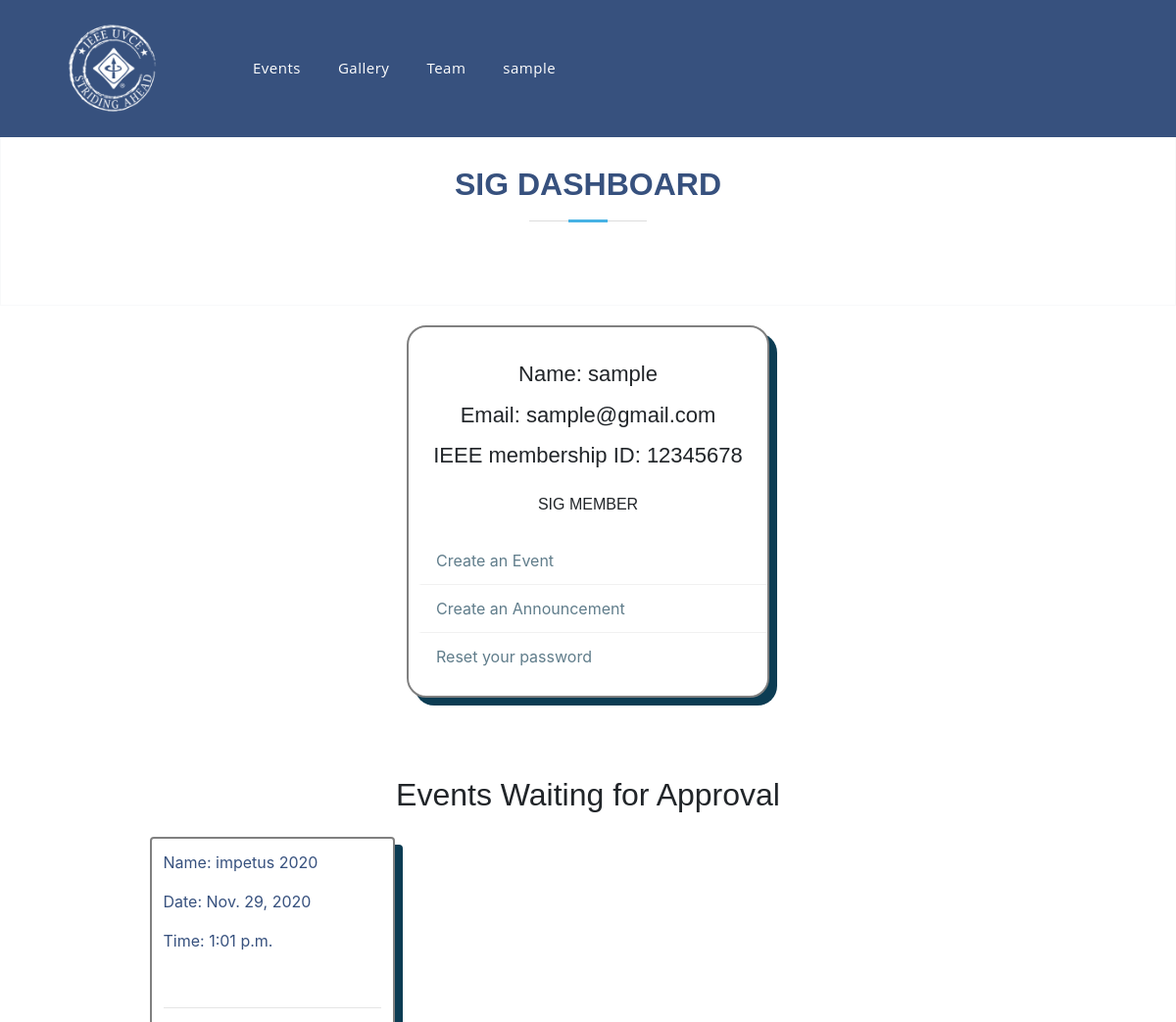
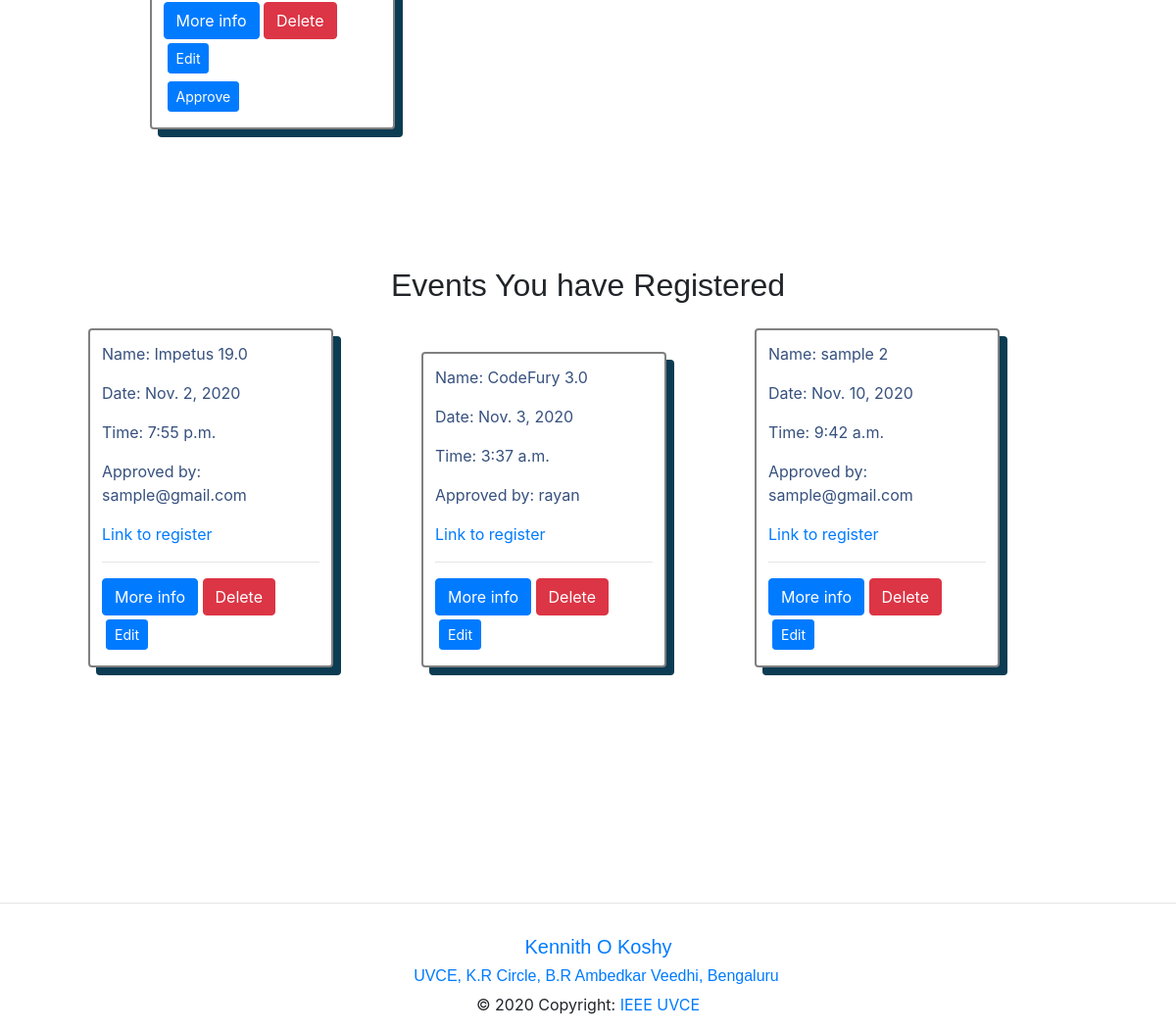
Page /events/db_ev (signed in) on the committed database (2 pictures, top to bottom).
### accounts/models.py (models this page shows, shortened)
class Account(AbstractBaseUser):
    email = models.EmailField(verbose_name='email', max_length=60, unique=True)
    username = models.CharField(max_length=30, unique=True)
    date_joined = models.DateTimeField(
        verbose_name='date joined', auto_now_add=True)
    last_login = models.DateTimeField(verbose_name='last login', auto_now=True)
    is_admin = models.BooleanField(default=False)
    is_active = models.BooleanField(default=True)
    is_staff = models.BooleanField(default=False)
    is_superuser = models.BooleanField(default=False)
    is_sig_head = models.BooleanField(default=False)
    membership_no = models.CharField(null=True,
                                     blank=True, default=" ", max_length=8)
    USERNAME_FIELD = 'email'
    REQUIRED_FIELDS = ['username', 'membership_no', 'is_sig_head']
    objects = MyAccountManager()

### events/models.py (models this page shows, shortened)
class Event(models.Model):
    event_name = models.CharField(max_length=100)
    slug = models.SlugField()
    date = models.DateField()
    time = models.TimeField()
    location = models.CharField(max_length=100)
    reg = models.URLField()
    description = models.TextField(max_length=1000, blank=True)
    created = models.DateTimeField(auto_now_add=True)
    orgzer = models.CharField(max_length=40)
    winners = models.TextField(blank=True, default='Not Yet Decided')
    author = models.ForeignKey(User, default=None, on_delete=models.CASCADE)
    is_approved = models.BooleanField(default=False, blank=True)
    approved_by = models.CharField(
        max_length=40,  null=True, blank=True, default=" ")
    class Meta:
        verbose_name = "Event"
        verbose_name_plural = "Events"

### events/views.py (the view)
# urls.py: path('db_ev', views.sig_view, name="dashboard"),
@login_required(login_url="/accounts/login/")
def sig_view(request):
    user = request.user
    events = Event.objects.filter(author=user)
    approval = Event.objects.filter(is_approved=False).exclude(author=user)
    context = {
        'events': events,
    }
    if request.user.is_superuser or request.user == 'WEB DEV SIG IEEE' or request.user.username == 'Approval Team':
        context['approval'] = approval
    else:
        context['approval'] = None
    if request.user.is_sig_head:
        return render(request, 'events/events_dashboard.html', context)
    return redirect('articles:s_dashboard')

### events/templates/events/events_dashboard.html (shortened to what this page needs)
{% extends 'base.html' %} {% block content %}
<section id="skills" class="skills text-center border border-light p-5">
  <div class="container" data-aos="fade-up">
    <div class="section-title pb-3">
      <h2>SIG DASHBOARD</h2>
    </div>
  </div>
</section>
<div class="col-sm-6 col-md-4 user" data-aos="fade-up">
  <div class="div-box">
    <h3 class="User-name">Name: {{request.user.username}}</h3>
    <h3 class="User-name">Email: {{request.user.email }}</h3>
    <h3 class="User-name">
      {% if request.user.membership_id != ' ' %} IEEE membership ID:
      {{request.user.membership_no}} {% endif %}
    </h3>
    <h4 class="designation" style="padding: 16px">
      {% if request.user.is_sig_head %} SIG MEMBER{% else %} Student {% endif %}
    </h4>
    <div class="profile-details">
      <ul>
        <li>
          <a href="{% url 'articles:create' %}"></i> Create an Event</a>
        </li>
        <li>
          <a href="{% url 'articles:update' %}"></i> Create an Announcement</a>
        </li>
        <li>
          <a href="{% url 'reset_password' %}"></i>Reset your password</a>
        </li>
      </ul>
    </div>
  </div>
</div>
{% if approval %}
<section id="skills" class="skills">
  <div class="container" data-aos="fade-up">
    <div class="text-center pb-3">
      <h2>Events Waiting for Approval</h2>
    </div>
    <div class="event-container">
      {% for event in approval %}
      <div class="event">
        <p>Name: {{ event.event_name }}</p>
        <p>Date: {{ event.date }}</p>
        <p>Time: {{ event.time }}</p>
        <br />
        <hr />
        <a href="{% url 'articles:detail' slug=event.slug %}" class="btn btn-primary">More info</a>
        <a href="{% url 'articles:delete' slug=event.slug %}" class="btn btn-danger">Delete</a>
        <a href="{% url 'articles:edit' slug=event.slug %}" class="btn btn-primary btn-sm m-1">Edit</a>
        {% if event.is_approved == False %}
        <form action="{% url 'articles:approve' slug=event.slug %}" method="POST">
          <button type="submit" class="btn btn-primary btn-sm m-1">Approve</button>
        </form>
        {% else %}
        <button class="btn btn-primary btn-sm m-1">Approved</button>
        {% endif %}
      </div>
      {% endfor %}
    </div>
  </div>
</section>
{% endif %}
<section id="skills" class="skills">
  <div class="container" data-aos="fade-up">
    <div class="text-center pb-3">
      <h2>Events You have Registered</h2>
    </div>
    <div class="event-container">
      {% for event in events %}
      <div class="event">
        <p>Name: {{ event.event_name }}</p>
        <p>Date: {{ event.date }}</p>
        <p>Time: {{ event.time }}</p>
        <p>Approved by: {{ event.approved_by }}</p>
        <a href="{{event.reg}}">Link to register</a>
        <br />
        <hr />
        <a href="{% url 'articles:detail' slug=event.slug %}" class="btn btn-primary">More info</a>
        <a href="{% url 'articles:delete' slug=event.slug %}" class="btn btn-danger">Delete</a>
        <a href="{% url 'articles:edit' slug=event.slug %}" class="btn btn-primary btn-sm m-1">Edit</a>
      </div>
      {% endfor %}
    </div>
  </div>
</section>
{% endblock %}

### templates/base.html (shortened to what this page needs)
{% load static %}
<!DOCTYPE html>
<html lang="en" style="overflow-x: hidden">
<head>
  <link rel="stylesheet" href="{% static 'css/style.css' %}" />
</head>
<body>
  <header id="header" class="fixed-top">
    <div class="container d-flex align-items-center">
      <div class="col-lg-2 col-md-2 col-4 d-flex align-items-center justify-content-center">
        <a href="
        {% block home_red %}
        {% url 'home_page' %}
        {% endblock  %}">
          <img src="{% static 'img/favicon-small.webp' %}" width="70%" height="50%" class="img-fluid faviamge" alt="" />
        </a>
      </div>
      <nav class="nav-menu d-none d-lg-block">
        <ul>
          <li>
            <a href="{% url 'articles:list' %}">Events</a>
          </li>
          <li>
            <a href="{% url 'post' %}">Gallery</a>
          </li>
          <li>
            <a href="{% url 'team' %}">Team</a>
          </li>
          {% if user.is_authenticated %}
          <li class="drop-down ">
            {% if user.is_authenticated %}
            <a href="javascript:;">{{request.user.username}}</a>
            {% endif %}
        </li>
        {% endif %}
        </ul>
      </nav>
    </div>
  </header>
  {% block hero %}
  <section id="skills" class="skills" style="margin-top: 00px"></section>
  {% endblock %}
  {% block content %} {% endblock %}
  {% block footer %}
  <footer class="page-footer font-small cyan darken-3">
    <div class="container">
      <div class="row">
        <div class="col-md-12 py-5">
        </div>
      </div>
    </div>
    <hr>
    <div class="footer-copyright text-center py-3" data-aos="fade-up">
      <h5><a href="mailto:kennithkoshy@ieee.org"><i class="icofont-envelope"></i> Kennith O Koshy</a></h5>
      <h6><a target="_blank"
          href="https://www.google.com/maps/place/UVCE/@12.9753541,77.5845553,17z/data=!3m1!4b1!4m5!3m4!1s0x3bae1672fcfc6af1:0x9c2dc517c9231979!8m2!3d12.9753821!4d77.586793"><i
            class="icofont-google-map"></i>
          UVCE, K.R Circle, B.R Ambedkar Veedhi, Bengaluru </a></h6>
      © 2020 Copyright:
      <a href="{% url 'home_page' %}"> IEEE UVCE</a>
    </div>
  </footer>
  {% endblock %}
  <link rel="stylesheet" href="{% static 'vendor/icofont/icofont.min.css' %}" />
  <link rel="stylesheet" href="https://cdn.jsdelivr.net/npm/bootstrap@4.5.3/dist/css/bootstrap.min.css"
>
  <link href="https://unpkg.com/aos@2.3.1/dist/aos.css" rel="stylesheet">
  <link href='https://unpkg.com/boxicons@2.0.7/css/boxicons.min.css' rel='stylesheet'>
</body>
</html>

### assets/css/style.css (style rules this page uses)
body { font-family: "Open Sans", sans-serif; color: #444444; }
a { color: #47b2e4; }
h1, h2, h3, h4, h5, h6 { font-family: "Jost", sans-serif; }
#header { transition: all 0.5s; z-index: 997; padding: 15px 0; height: 140px; background-color: #37517e; }
.nav-menu ul { margin: 0; padding: 0; list-style: none; }
.nav-menu > ul { display: flex; }
.nav-menu > ul > li { position: relative; white-space: nowrap; padding: 10px 10px 10px 28px; }
.nav-menu a { display: block; position: relative; color: #fff; transition: 0.3s; font-size: 15px; letter-spacing: 0.5px; font-weight: 500; font-family: "Open Sans", sans-serif; }
.nav-menu .drop-down > a:after { content: "\ea99"; font-family: IcoFont; padding-left: 5px; }
.mobile-nav { position: fixed; top: 55px; right: 15px; bottom: 15px; left: 15px; z-index: 9999; overflow-y: auto; background: #fff; transition: ease-in-out 0.2s; opacity: 0; visibility: hidden; border-radius: 10px; padding: 10px 0; }
.mobile-nav * { margin: 0; padding: 0; list-style: none; }
.mobile-nav a { display: block; position: relative; color: #37517e; padding: 10px 20px; font-weight: 500; outline: none; }
.mobile-nav .drop-down > a:after { content: "\ea99"; font-family: IcoFont; padding-left: 10px; position: absolute; right: 15px; }
.mobile-nav .drop-down > a { padding-right: 35px; }
section { padding: 60px 0; overflow: hidden; }
.section-title { text-align: center; padding-bottom: 30px; }
.section-title h2 { font-size: 32px; font-weight: bold; text-transform: uppercase; margin-bottom: 20px; padding-bottom: 20px; position: relative; color: #37517e; }
.section-title h2::before { content: ""; position: absolute; display: block; width: 120px; height: 1px; background: #ddd; bottom: 1px; left: calc(50% - 60px); }
.section-title h2::after { content: ""; position: absolute; display: block; width: 40px; height: 3px; background: #47b2e4; bottom: 0; left: calc(50% - 20px); }
.event-container { padding: auto; display: grid; grid-template-columns: auto auto auto auto; }
.event { width: 250px; background-color: white; color: rgba(55, 81, 126, 1); margin: auto; margin-bottom: 20px; padding: 12px; border: 2px solid grey; border-radius: 4px; box-shadow: 8px 8px 0px 0px #0c3c53; }
.user { margin: auto; }
.div-box { border-radius: 20px; margin: 20px 0px; max-width: 100%; border: 2px solid grey; background-color: white; padding-top: 20px; box-shadow: 8px 8px 0px 0px #0c3c53; }
.User-name { text-align: center; font-size: 22px; margin: 15px 0px 10px; }
.designation { text-align: center; font-size: 16px; }
.profile-details ul { padding-left: 10px; }
.profile-details ul li { list-style: none; }
.profile-details ul li a { color: #607d8b; text-decoration: none; padding: 12px 15px; display: block; border-bottom: 1px solid #f1f1f1; border-left: 3px solid transparent; transition: 0.4s; }
.profile-details ul li:last-child a { border-bottom: none; border-bottom-right-radius: 20px; }

### templates/base.html (style rules this page uses)
li { list-style-type: none; }

### rows in the picture
Account: user.username "sample", user.email "sample@gmail.com", user.membership_no "12345678"
Event: event_name "impetus 2020", date "Nov. 29, 2020", time "1:01 p.m.", is_approved "Approve"
Event: event_name "Impetus 19.0", date "Nov. 2, 2020", time "7:55 p.m.", approved_by "sample@gmail.com"
Event: event_name "CodeFury 3.0", date "Nov. 3, 2020", time "3:37 a.m.", approved_by "rayan"
Event: event_name "sample 2", date "Nov. 10, 2020", time "9:42 a.m.", approved_by "sample@gmail.com"
